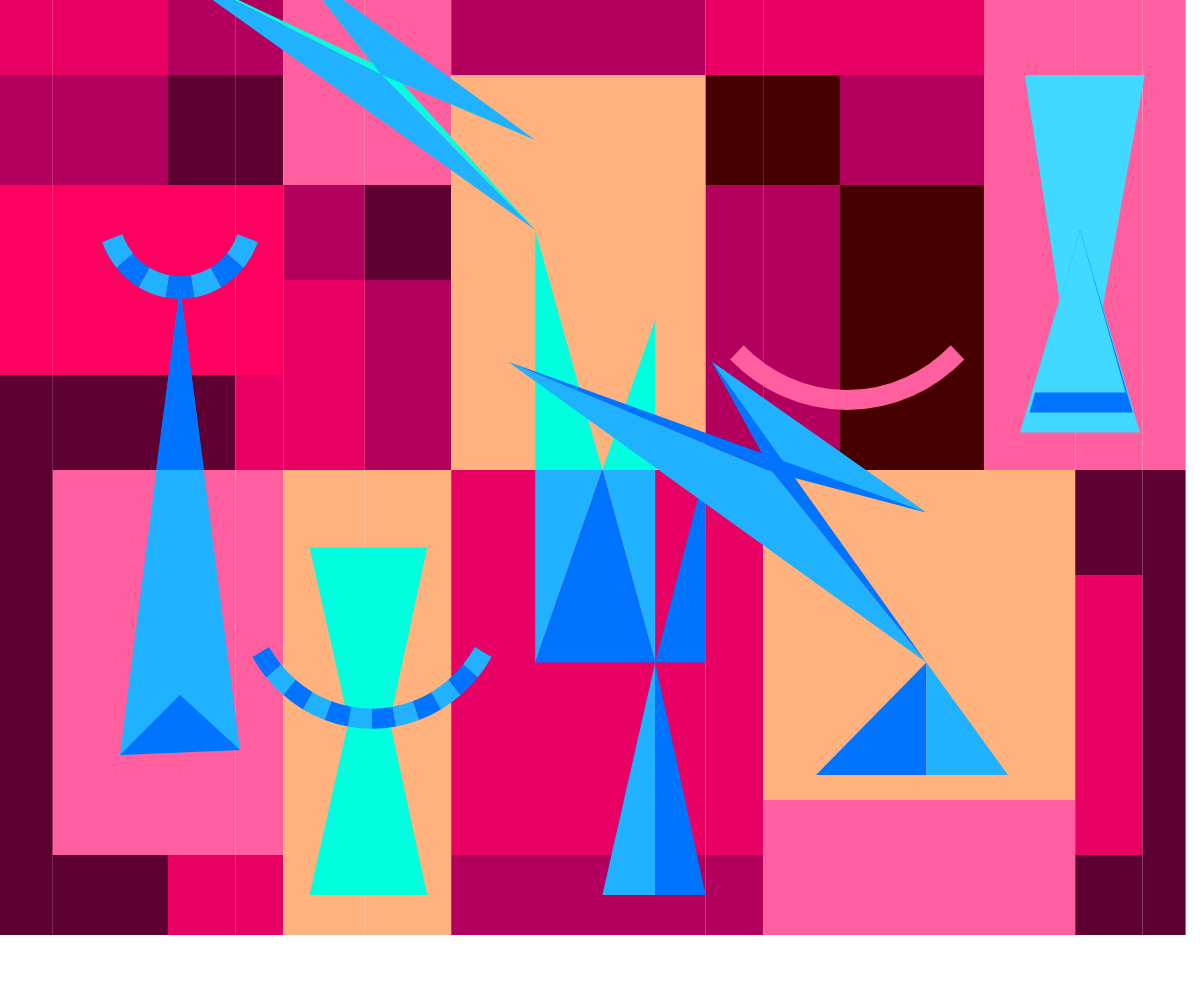
Frame 1 (no input)
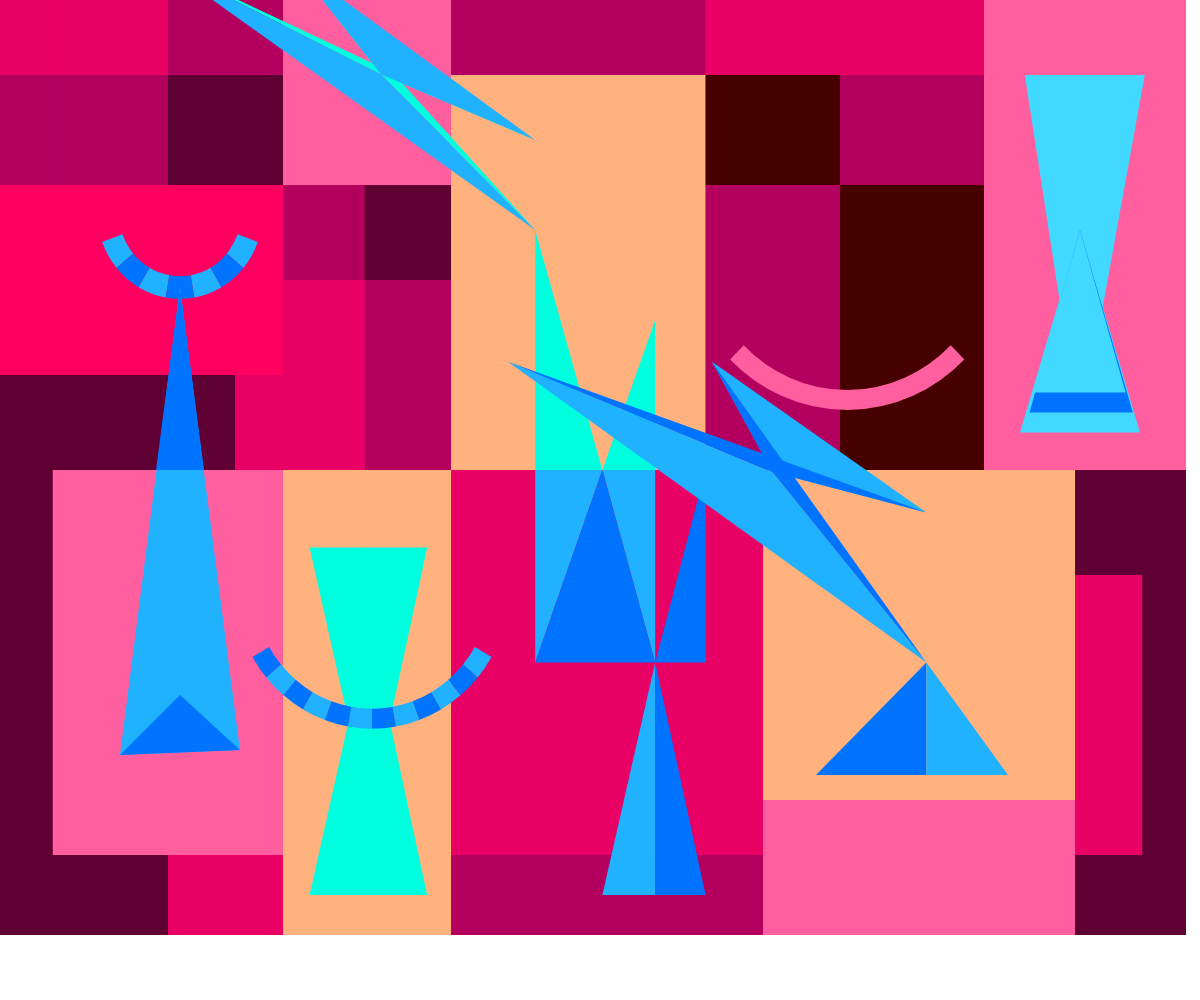
Frame 60 (no input)
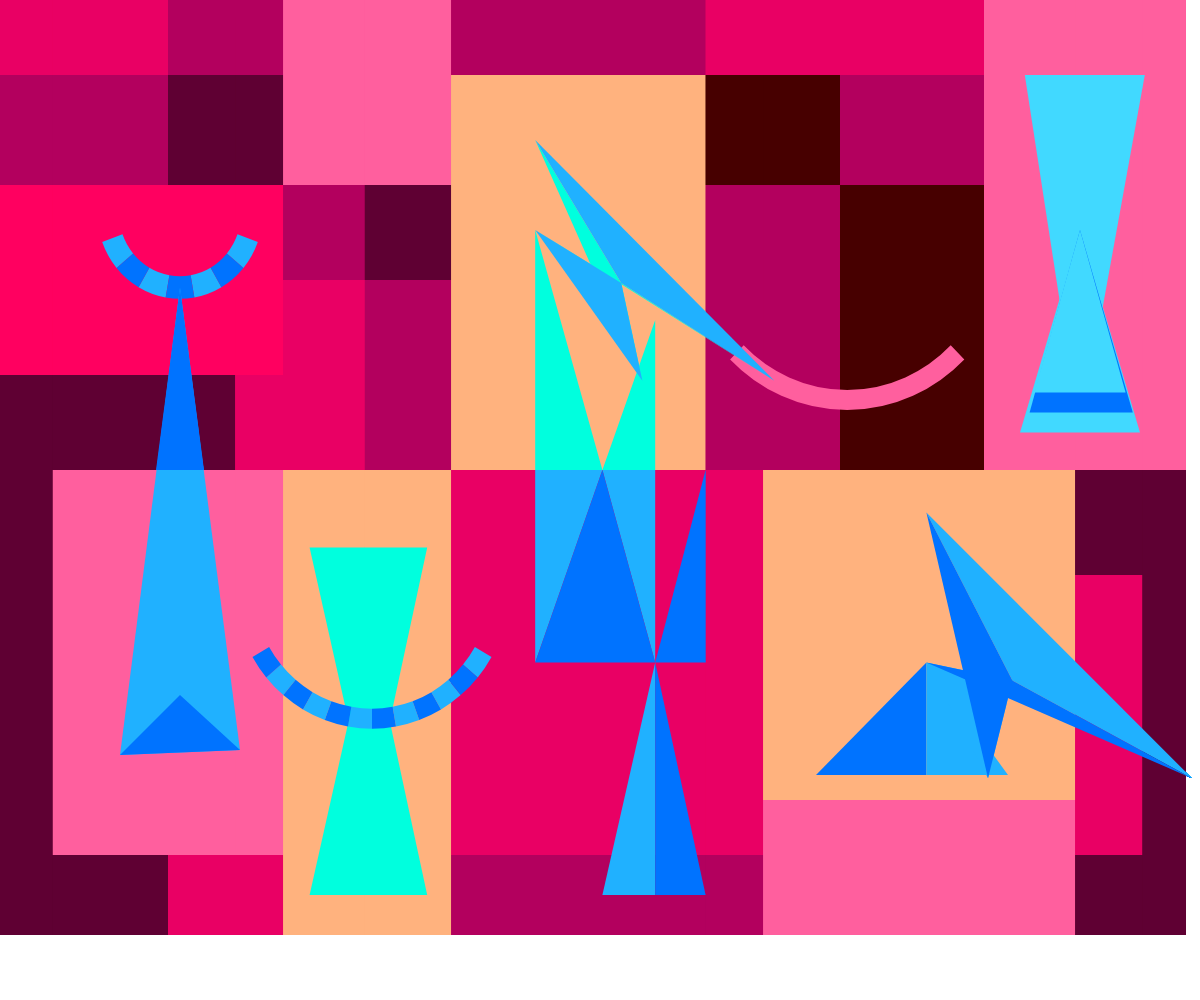
Frame 120 (the mouse pressed at the canvas centre since frame 60)

The p5.js sketch that drew these frames (run headless with seeded random() and noise() and a simulated clock; from frame 60 on, the mouse is pressed at the canvas centre):

// p5.js sketch
// ── sketch.js
//====== checkered background preparation ======
// ===== Custom column widths and row heights =====
//Because I need to draw a chessboard-like background, and each block has different color, width and height.
//https://p5js.org/reference/p5/Array/
//Array is a list that keeps data in order. And it can store different types of data. Each data inside is called element, and I can use index to address the data.
//So I used array to store the Width and Height numbers.

//Numbers comes from:
//I scale the image to 500*400 in illustrator
//measured W and H each of them
//the screenshot is in the assignment2 folder: ./assignment1/illustratorRuler.png
let colWidths = [22, 48, 28, 20, 34, 36, 106, 24, 32, 60, 38, 28, 18]; // 13 columns
let rowHeights = [30, 44, 38, 38, 38, 42, 90, 22, 32]; // 9 rows

// ===== Pre-calculate x positions for columns =====
//about for loop
// for loop is a way to repeat a block of code with certain number of iteration.
// I learned that in my previous coding experience, and also p5.js has for loop examples here: https://p5js.org/reference/p5/for/
// for loops are helpful for repeating statements a certain number of times.
// It iterates certain times based on i

//combine for loop with array
// for loops are also helpful for iterating through the elements of an array. For example, it's common to iterate through an array that contains information about where or what to draw.
// In for loop page of p5 library, it has an example that combines array with for loop to find X coordinate of a circle
//I used it here, so that I can loop through the array. By accumulate previous colWidths or rowHeights, I can calculate xPos and yPos of each rect.
//also, the colWidths.length returns the number of elements inside this array.
//xPos store the x Position of each rectangle
let xPos = [];
//accX is a tool to accumulate previous numbers
let accX = 0;
for (let i = 0; i < colWidths.length; i++) {
  xPos[i] = accX;
  accX += colWidths[i];
}

// Pre-calculate y positions for rows
//yPos store the y Position of each rectangle
let yPos = [];
let accY = 0;
for (let j = 0; j < rowHeights.length; j++) {
  yPos[j] = accY;
  accY += rowHeights[j];
}

// ====== Color palette ======
let color1Green = " #ffb27eff";
let color2Green = " #FF5F9E";
let color22Green = " #FF0060";
let color3Green = " #E90064";
let color4Green = " #B3005E";
let color5Green = " #5f0033ff";
let color6Green = "#470000ff";

// let color1Green = " #ffb27eff";
// let color2Green = " #fc8b4aff";
// let color22Green = " #ff6a00ff";
// let color3Green = " #e96500ff";
// let color4Green = " #d05000ff";
// let color5Green = " #5f1b00ff";
// let color6Green = "#300047ff";

// let color1Green = " rgb(217, 209, 93)";
// let color2Green = " rgba(164, 190, 77, 1)";
// let color22Green = " rgb(175, 195, 10)";
// let color3Green = " rgb(86, 153, 82)";
// let color4Green = " rgb(61,126,88)";
// let color5Green = " rgb(43, 85, 78)";
// let color6Green = " rgb(42,70,78)";

let color1Dark = "#00FFDE";
let color2Dark = "#41d9ffff";
let color3Dark = "#20b1ffff";
let color4Dark = "#0073ffff";

// let color1Dark = "rgb(139,91,38)";
// let color2Dark = "rgb(108,61,49)";
// let color3Dark = "rgb(100,23,38)";
// let color4Dark = "rgb(33,33,35)";

// ====== Make whole picture Scalable ======
let baseW = 500;
let baseH = 400;

function setup() {
  createCanvas(windowWidth, windowHeight);
}

function draw() {
  // ===== scale the whole picture according to window size =====
  //I have a image base a 500*400 pixels, I need to scale it to fit windowWidth and windowHeight.
  // Scale() function scales the current coordinate system by the specified factor.
  //and the reference is here: https://p5js.org/examples/transformation-scale/
  //I divided width with my image width,I divided height with my image height, to get the scale factor.
  let scaleX = width / baseW;
  let scaleY = height / baseH;

  scale(scaleX, scaleY);
  //===== checkered background =====
  //defined a custom function below. To draw checkered background.
  // Custom functions are useful for organizing reusable code blocks.
  // In this project, it just a one time use. So I use this to keep my draw() code clean, shorter and easy to read.
  // Usually, A custom function helps organize code — instead of repeating drawing code many times,I can just call drawComplexBackground() every time I want to draw the same figure.
  // The function includes color changing and draw rectangles base on the data stored in xPos[], yPos[],colWidths[], rowHeights[]
  drawComplexBackground();

  //I drew the front screen elements from left to right, although have some repeating noFill(); noStroke(); changing, I feel like this is the best way to keep organized.
  // ===== left upside arc =====
  noFill(); // no fill color
  strokeWeight(9); // line thickness
  strokeCap(SQUARE); // square line endings instead of round
  stroke(color3Dark);
  arc(75, 85, 60, 60, radians(20), radians(40));
  arc(75, 85, 60, 60, radians(60), radians(80));
  arc(75, 85, 60, 60, radians(100), radians(120));
  arc(75, 85, 60, 60, radians(140), radians(160));

  stroke(color4Dark);
  arc(75, 85, 60, 60, radians(40), radians(60));
  arc(75, 85, 60, 60, radians(80), radians(100));
  arc(75, 85, 60, 60, radians(120), radians(140));

  // ===== right arc =====
  noFill(); // no fill color
  strokeWeight(8); // line thickness
  strokeCap(SQUARE); // square line endings instead of round
  stroke(color2Green);
  arc(353, 95, 130, 130, radians(45), radians(135));

  // ===== left triangle =====
  noStroke();
  fill(color3Dark);
  strokeCap(SQUARE); // square line endings instead of round
  triangle(75, 115, 50, 302, 100, 300);
  fill(color4Dark);
  triangle(75, 115, 65, 188, 85, 188);
  triangle(75, 278, 50, 302, 100, 300);

  // ===== sandglass =====
  fill(color1Dark);
  triangle(129, 219, 178, 219, 154, 326);
  triangle(129, 358, 178, 358, 154, 251);

  // ===== middle arc =====
  noFill(); // no fill color
  strokeWeight(8); // line thickness
  strokeCap(SQUARE); // square line endings instead of round
  stroke(color3Dark);
  arc(155, 234, 107, 107, radians(30), radians(40));
  arc(155, 234, 107, 107, radians(50), radians(60));
  arc(155, 234, 107, 107, radians(70), radians(80));
  arc(155, 234, 107, 107, radians(90), radians(100));
  arc(155, 234, 107, 107, radians(110), radians(120));
  arc(155, 234, 107, 107, radians(130), radians(140));

  stroke(color4Dark);
  arc(155, 234, 107, 107, radians(40), radians(50));
  arc(155, 234, 107, 107, radians(60), radians(70));
  arc(155, 234, 107, 107, radians(80), radians(90));
  arc(155, 234, 107, 107, radians(100), radians(110));
  arc(155, 234, 107, 107, radians(120), radians(130));
  arc(155, 234, 107, 107, radians(140), radians(150));

  // ===== right sandglass =====
  noStroke();
  fill(color2Dark);
  triangle(427, 30, 477, 30, 450, 173);
  triangle(450, 92, 425, 173, 475, 173);
  fill(color4Dark);
  triangle(450, 92, 429, 165, 472, 165);
  fill(color2Dark);
  triangle(450, 92, 431, 157, 469, 157);

  // ===== animation factors =====
  // The mouse position serves as the source of dynamic data for the head
  let baseX = mouseX;
  let baseY = mouseY;

  // with the offset being the displacement of the mouse relative to the original reference point (385, 265).
  let dx = (baseX - 385) / 3;
  let dy = (baseY - 265) / 3;

  // ===== middle triangle groups =====
  fill(color1Dark);
  triangle(223, 56, 223 + dx / 2, 74 + dy / 2, 196 + dx, 74 + dy); //head
  triangle(223, 92, 223 + dx / 2, 74 + dy / 2, 251 + dx, 74 + dy); //head
  triangle(223, 92, 223, 188, 251, 188);
  triangle(273, 128, 273, 188, 251, 188);
  fill(color3Dark);
  triangle(223, 56, 223 + dx / 2, 74 + dy / 2, 251 + dx, 74 + dy); //head
  triangle(223, 92, 223 + dx / 2, 74 + dy / 2, 196 + dx, 74 + dy); //head
  triangle(223, 265, 223, 188, 251, 188);
  triangle(273, 265, 273, 188, 251, 188);

  fill(color4Dark);
  triangle(273, 265, 223, 265, 251, 188);
  triangle(273, 265, 294, 265, 294, 188);
  fill(color3Dark);
  triangle(273, 265, 273, 358, 251, 358);
  fill(color4Dark);
  triangle(273, 265, 273, 358, 294, 358);

  // ===== version 1.0 without animation =====
  // ===== middle right triangle groups =====
  // triangle(386, 265, 386, 310, 350, 310);
  // fill(color3Dark);
  // triangle(386, 265, 386, 310, 420, 310);

  // triangle(386, 233, 386, 265, 340, 233);
  // triangle(386, 233, 386, 205, 425, 233);
  // fill(color4Dark);
  // triangle(386, 233, 386, 265, 425, 233);
  // triangle(386, 233, 386, 205, 340, 233);

  // ===== middle right triangle groups =====
  triangle(386, 265, 386, 310, 340, 310);
  fill(color3Dark);
  triangle(386, 265, 386, 310, 420, 310);

  triangle(386 + dx / 2, 233 + dy / 2, 386, 265, 340 + dx, 233 + dy); //head
  triangle(386 + dx / 2, 233 + dy / 2, 386, 205, 425 + dx, 233 + dy); //head
  fill(color4Dark);
  triangle(386 + dx / 2, 233 + dy / 2, 386, 265, 425 + dx, 233 + dy); //head
  triangle(386 + dx / 2, 233 + dy / 2, 386, 205, 340 + dx, 233 + dy); //head
}

function drawComplexBackground() {
  noStroke();

  // ===== Row 0 =====
  fill(color3Green);
  rect(xPos[0], yPos[0], colWidths[0], rowHeights[0]);

  fill(color3Green);
  rect(xPos[1], yPos[0], colWidths[1], rowHeights[0]);

  fill(color4Green);
  rect(xPos[2], yPos[0], colWidths[2], rowHeights[0]);

  fill(color4Green);
  rect(xPos[3], yPos[0], colWidths[3], rowHeights[0]);

  fill(color2Green);
  rect(xPos[4], yPos[0], colWidths[4], rowHeights[0]);

  fill(color2Green);
  rect(xPos[5], yPos[0], colWidths[5], rowHeights[0]);

  fill(color4Green);
  rect(xPos[6], yPos[0], colWidths[6], rowHeights[0]);

  fill(color3Green);
  rect(xPos[7], yPos[0], colWidths[7], rowHeights[0]);

  fill(color3Green);
  rect(xPos[8], yPos[0], colWidths[8], rowHeights[0]);

  fill(color3Green);
  rect(xPos[9], yPos[0], colWidths[9], rowHeights[0]);

  fill(color2Green);
  rect(xPos[10], yPos[0], colWidths[10], rowHeights[0]);

  fill(color2Green);
  rect(xPos[11], yPos[0], colWidths[11], rowHeights[0]);

  fill(color2Green);
  rect(xPos[12], yPos[0], colWidths[12], rowHeights[0]);

  // ===== Row 1 =====
  fill(color4Green);
  rect(xPos[0], yPos[1], colWidths[0], rowHeights[1]);

  fill(color4Green);
  rect(xPos[1], yPos[1], colWidths[1], rowHeights[1]);

  fill(color5Green);
  rect(xPos[2], yPos[1], colWidths[2], rowHeights[1]);

  fill(color5Green);
  rect(xPos[3], yPos[1], colWidths[3], rowHeights[1]);

  fill(color2Green);
  rect(xPos[4], yPos[1], colWidths[4], rowHeights[1]);

  fill(color2Green);
  rect(xPos[5], yPos[1], colWidths[5], rowHeights[1]);

  fill(color1Green);
  rect(xPos[6], yPos[1], colWidths[6], rowHeights[1]);

  fill(color6Green);
  rect(xPos[7], yPos[1], colWidths[7], rowHeights[1]);

  fill(color6Green);
  rect(xPos[8], yPos[1], colWidths[8], rowHeights[1]);

  fill(color4Green);
  rect(xPos[9], yPos[1], colWidths[9], rowHeights[1]);

  fill(color2Green);
  rect(xPos[10], yPos[1], colWidths[10], rowHeights[1]);

  fill(color2Green);
  rect(xPos[11], yPos[1], colWidths[11], rowHeights[1]);

  fill(color2Green);
  rect(xPos[12], yPos[1], colWidths[12], rowHeights[1]);

  // ===== Row 2 =====
  fill(color22Green);
  rect(xPos[0], yPos[2], colWidths[0], rowHeights[2]);

  fill(color22Green);
  rect(xPos[1], yPos[2], colWidths[1], rowHeights[2]);

  fill(color22Green);
  rect(xPos[2], yPos[2], colWidths[2], rowHeights[2]);

  fill(color22Green);
  rect(xPos[3], yPos[2], colWidths[3], rowHeights[2]);

  fill(color4Green);
  rect(xPos[4], yPos[2], colWidths[4], rowHeights[2]);

  fill(color5Green);
  rect(xPos[5], yPos[2], colWidths[5], rowHeights[2]);

  fill(color1Green);
  rect(xPos[6], yPos[2], colWidths[6], rowHeights[2]);

  fill(color4Green);
  rect(xPos[7], yPos[2], colWidths[7], rowHeights[2]);

  fill(color4Green);
  rect(xPos[8], yPos[2], colWidths[8], rowHeights[2]);

  fill(color6Green);
  rect(xPos[9], yPos[2], colWidths[9], rowHeights[2]);

  fill(color2Green);
  rect(xPos[10], yPos[2], colWidths[10], rowHeights[2]);

  fill(color2Green);
  rect(xPos[11], yPos[2], colWidths[11], rowHeights[2]);

  fill(color2Green);
  rect(xPos[12], yPos[2], colWidths[12], rowHeights[2]);

  // ===== Row 3 =====
  fill(color22Green);
  rect(xPos[0], yPos[3], colWidths[0], rowHeights[3]);

  fill(color22Green);
  rect(xPos[1], yPos[3], colWidths[1], rowHeights[3]);

  fill(color22Green);
  rect(xPos[2], yPos[3], colWidths[2], rowHeights[3]);

  fill(color22Green);
  rect(xPos[3], yPos[3], colWidths[3], rowHeights[3]);

  fill(color3Green);
  rect(xPos[4], yPos[3], colWidths[4], rowHeights[3]);

  fill(color4Green);
  rect(xPos[5], yPos[3], colWidths[5], rowHeights[3]);

  fill(color1Green);
  rect(xPos[6], yPos[3], colWidths[6], rowHeights[3]);

  fill(color4Green);
  rect(xPos[7], yPos[3], colWidths[7], rowHeights[3]);

  fill(color4Green);
  rect(xPos[8], yPos[3], colWidths[8], rowHeights[3]);

  fill(color6Green);
  rect(xPos[9], yPos[3], colWidths[9], rowHeights[3]);

  fill(color2Green);
  rect(xPos[10], yPos[3], colWidths[10], rowHeights[3]);

  fill(color2Green);
  rect(xPos[11], yPos[3], colWidths[11], rowHeights[3]);

  fill(color2Green);
  rect(xPos[12], yPos[3], colWidths[12], rowHeights[3]);

  // ===== Row 4 =====
  fill(color5Green);
  rect(xPos[0], yPos[4], colWidths[0], rowHeights[4]);

  fill(color5Green);
  rect(xPos[1], yPos[4], colWidths[1], rowHeights[4]);

  fill(color5Green);
  rect(xPos[2], yPos[4], colWidths[2], rowHeights[4]);

  fill(color3Green);
  rect(xPos[3], yPos[4], colWidths[3], rowHeights[4]);

  fill(color3Green);
  rect(xPos[4], yPos[4], colWidths[4], rowHeights[4]);

  fill(color4Green);
  rect(xPos[5], yPos[4], colWidths[5], rowHeights[4]);

  fill(color1Green);
  rect(xPos[6], yPos[4], colWidths[6], rowHeights[4]);

  fill(color4Green);
  rect(xPos[7], yPos[4], colWidths[7], rowHeights[4]);

  fill(color4Green);
  rect(xPos[8], yPos[4], colWidths[8], rowHeights[4]);

  fill(color6Green);
  rect(xPos[9], yPos[4], colWidths[9], rowHeights[4]);

  fill(color2Green);
  rect(xPos[10], yPos[4], colWidths[10], rowHeights[4]);

  fill(color2Green);
  rect(xPos[11], yPos[4], colWidths[11], rowHeights[4]);

  fill(color2Green);
  rect(xPos[12], yPos[4], colWidths[12], rowHeights[4]);

  // ===== Row 5 =====
  fill(color5Green);
  rect(xPos[0], yPos[5], colWidths[0], rowHeights[5]);

  fill(color2Green);
  rect(xPos[1], yPos[5], colWidths[1], rowHeights[5]);

  fill(color2Green);
  rect(xPos[2], yPos[5], colWidths[2], rowHeights[5]);

  fill(color2Green);
  rect(xPos[3], yPos[5], colWidths[3], rowHeights[5]);

  fill(color1Green);
  rect(xPos[4], yPos[5], colWidths[4], rowHeights[5]);

  fill(color1Green);
  rect(xPos[5], yPos[5], colWidths[5], rowHeights[5]);

  fill(color3Green);
  rect(xPos[6], yPos[5], colWidths[6], rowHeights[5]);

  fill(color3Green);
  rect(xPos[7], yPos[5], colWidths[7], rowHeights[5]);

  fill(color1Green);
  rect(xPos[8], yPos[5], colWidths[8], rowHeights[5]);

  fill(color1Green);
  rect(xPos[9], yPos[5], colWidths[9], rowHeights[5]);

  fill(color1Green);
  rect(xPos[10], yPos[5], colWidths[10], rowHeights[5]);

  fill(color5Green);
  rect(xPos[11], yPos[5], colWidths[11], rowHeights[5]);

  fill(color5Green);
  rect(xPos[12], yPos[5], colWidths[12], rowHeights[5]);

  // ===== Row 6 =====
  fill(color5Green);
  rect(xPos[0], yPos[6], colWidths[0], rowHeights[6]);

  fill(color2Green);
  rect(xPos[1], yPos[6], colWidths[1], rowHeights[6]);

  fill(color2Green);
  rect(xPos[2], yPos[6], colWidths[2], rowHeights[6]);

  fill(color2Green);
  rect(xPos[3], yPos[6], colWidths[3], rowHeights[6]);

  fill(color1Green);
  rect(xPos[4], yPos[6], colWidths[4], rowHeights[6]);

  fill(color1Green);
  rect(xPos[5], yPos[6], colWidths[5], rowHeights[6]);

  fill(color3Green);
  rect(xPos[6], yPos[6], colWidths[6], rowHeights[6]);

  fill(color3Green);
  rect(xPos[7], yPos[6], colWidths[7], rowHeights[6]);

  fill(color1Green);
  rect(xPos[8], yPos[6], colWidths[8], rowHeights[6]);

  fill(color1Green);
  rect(xPos[9], yPos[6], colWidths[9], rowHeights[6]);

  fill(color1Green);
  rect(xPos[10], yPos[6], colWidths[10], rowHeights[6]);

  fill(color3Green);
  rect(xPos[11], yPos[6], colWidths[11], rowHeights[6]);

  fill(color5Green);
  rect(xPos[12], yPos[6], colWidths[12], rowHeights[6]);

  // ===== Row 7 =====
  fill(color5Green);
  rect(xPos[0], yPos[7], colWidths[0], rowHeights[7]);

  fill(color2Green);
  rect(xPos[1], yPos[7], colWidths[1], rowHeights[7]);

  fill(color2Green);
  rect(xPos[2], yPos[7], colWidths[2], rowHeights[7]);

  fill(color2Green);
  rect(xPos[3], yPos[7], colWidths[3], rowHeights[7]);

  fill(color1Green);
  rect(xPos[4], yPos[7], colWidths[4], rowHeights[7]);

  fill(color1Green);
  rect(xPos[5], yPos[7], colWidths[5], rowHeights[7]);

  fill(color3Green);
  rect(xPos[6], yPos[7], colWidths[6], rowHeights[7]);

  fill(color3Green);
  rect(xPos[7], yPos[7], colWidths[7], rowHeights[7]);

  fill(color2Green);
  rect(xPos[8], yPos[7], colWidths[8], rowHeights[7]);

  fill(color2Green);
  rect(xPos[9], yPos[7], colWidths[9], rowHeights[7]);

  fill(color2Green);
  rect(xPos[10], yPos[7], colWidths[10], rowHeights[7]);

  fill(color3Green);
  rect(xPos[11], yPos[7], colWidths[11], rowHeights[7]);

  fill(color5Green);
  rect(xPos[12], yPos[7], colWidths[12], rowHeights[7]);

  // ===== Row 8 =====
  fill(color5Green);
  rect(xPos[0], yPos[8], colWidths[0], rowHeights[8]);

  fill(color5Green);
  rect(xPos[1], yPos[8], colWidths[1], rowHeights[8]);

  fill(color3Green);
  rect(xPos[2], yPos[8], colWidths[2], rowHeights[8]);

  fill(color3Green);
  rect(xPos[3], yPos[8], colWidths[3], rowHeights[8]);

  fill(color1Green);
  rect(xPos[4], yPos[8], colWidths[4], rowHeights[8]);

  fill(color1Green);
  rect(xPos[5], yPos[8], colWidths[5], rowHeights[8]);

  fill(color4Green);
  rect(xPos[6], yPos[8], colWidths[6], rowHeights[8]);

  fill(color4Green);
  rect(xPos[7], yPos[8], colWidths[7], rowHeights[8]);

  fill(color2Green);
  rect(xPos[8], yPos[8], colWidths[8], rowHeights[8]);

  fill(color2Green);
  rect(xPos[9], yPos[8], colWidths[9], rowHeights[8]);

  fill(color2Green);
  rect(xPos[10], yPos[8], colWidths[10], rowHeights[8]);

  fill(color5Green);
  rect(xPos[11], yPos[8], colWidths[11], rowHeights[8]);

  fill(color5Green);
  rect(xPos[12], yPos[8], colWidths[12], rowHeights[8]);
}
